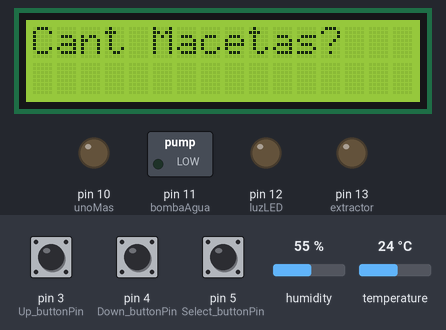
Simulated run of this sketch. Board: Arduino Uno, built with avr-gcc and run on an emulated ATmega328P. Parts: 16×2 character LCD, switched loads named in the sketch (green lamp = pin HIGH), output pins drawn as LEDs (lit = HIGH). Inputs (shaded band) come from the test bench; at power-on: pin 5 (Select_buttonPin) HIGH, pin 3 (Up_buttonPin) HIGH, pin 4 (Down_buttonPin) HIGH, humidity 55 %, temperature 24 °C. What the sketch prints to the serial monitor is not drawn.

Above: at 1.2 s.
1.3 s: pin 5 (Select_buttonPin) pulled LOW for 0.15 s
At 2.4 s:
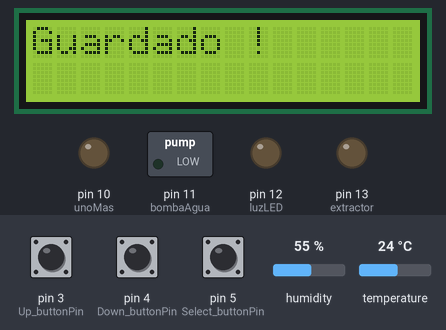
4.3 s: pin 5 (Select_buttonPin) pulled LOW for 1 s
At 4.8 s:
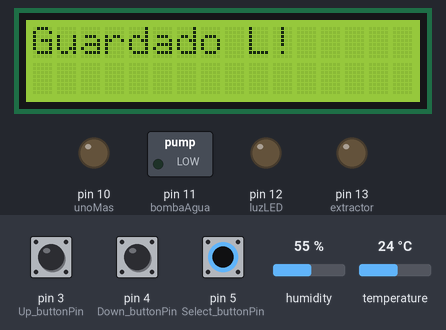
7.3 s: pin 3 (Up_buttonPin) pulled LOW for 0.15 s
At 8.4 s:
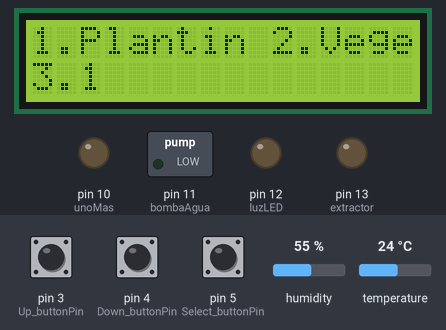
8.9 s: pin 5 (Select_buttonPin) pulled LOW for 0.15 s
At 9.3 s:
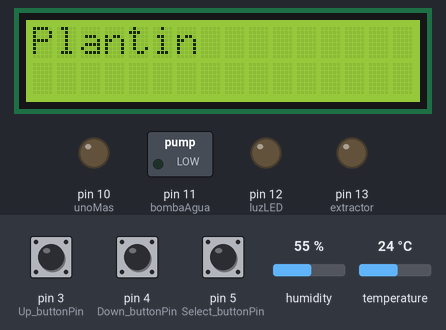
Timing chart, 0 to 11.9 s (numbered marks = the images above; inputs shaded):
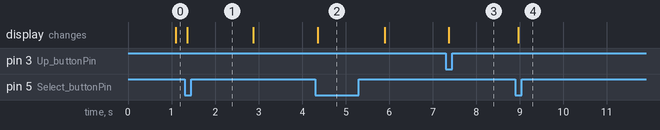

Measured:
- after the input at 1.3 s, the display: changes after 0.06 s (image 1)
- after the input at 4.3 s, the display: changes after 0.06 s (image 2)
- after the input at 7.3 s, the display: changes after 0.07 s (image 3)
- after the input at 8.9 s, the display: changes after 0.06 s (image 4)

The sketch:

sketch_feb19c.ino
```cpp
#include "DHT.h"
#include <Wire.h>
#include <LiquidCrystal_I2C.h>

LiquidCrystal_I2C lcd(0x27, 16, 2); // set the LCD address to 0x27 for a 16 chars and 2 line display

/*******************DHT22************************/
#define DHTPIN 2     // Digital pin connected to the DHT sensor
#define DHTTYPE DHT22   // DHT 22  (AM2302), AM2321
#define sensorTierra1 A0
#define sensorTierra2 A1
#define extractor 13
#define luzLED 12
#define bombaAgua 11
#define unoMas 10
DHT dht(DHTPIN, DHTTYPE);
/*******************DHT22************************/

/****************************************BOTONES**********************************************/
const int  Up_buttonPin   = 3;    // the pin that the pushbutton is attached to
const int  Down_buttonPin = 4;
const int  Select_buttonPin = 5;
int buttonPushCounter = 0;   // counter for the number of button presses

int up_buttonState = 0;         // current state of the up button
int up_lastButtonState = 0;     // previous state of the up button

int select_buttonState = 0;
int select_lastButtonState = 0;

int down_buttonState = 0;         // current state of the up button
int down_lastButtonState = 0;     // previous state of the up button

bool bPress = false;
bool SPress = false;
/****************************************BOTONES************************************************/

bool hayEEPROM = false;/****************modo debug**********************/
bool bienvenidaState = false;
bool sinMacetas = true;
bool sinLitrosMacetas = true;
bool etapaPlantaStatus = false;
int cantidadMacetas = 0;
int cantLitrosMacetas = 0;
int etapaPlanta = 3;
String stringEtapaPlanta = "as";

String temperaturaLCD = "";
String humedadLCD = "";
int tempAhora = 0;
int humAhora = 0;
int promTemps = 0;
int promHums = 0;

int humedadTierra1Ahora1 = 0;
int humedadTierra1Ahora2 = 0;
int promHumedadTierraAhora = 0;

//int datosEEPROM = 0;

/*****************************************************************************************/
/**********************************HUMEDADES Y TEMPERATURAS*******************************/
/*****************************************************************************************/

/**********************************MINIMA Y MAXIMA PARA PLANTIN*******************************/
/*DEFAULT*/
const int humedadMaxStandardPlantin = 70;
const int humedadMinStandardPlantin = 65;
const int tempMaxStandardPlantin = 25;
const int tempMinStandardPlantin = 20;

/*USUARIO*/
int humedadMaxUsuarioPlantin = 0;
int humedadMinUsuarioPlantin = 0;
int tempMaxUsuarioPlantin = 0;
int tempMinUsuarioPlantin = 0;
/**********************************MINIMA Y MAXIMA PARA VEGETATIVO*******************************/
/*DEFAULT*/
const int humedadMaxStandardVege = 70;
const int humedadMinStandardVege = 40;
const int tempMaxStandardVege = 28;
const int tempMinStandardVege = 22;

/*USUARIO*/
int humedadMaxUsuarioVege = 0;
int humedadMinUsuarioVege = 0;
int tempMaxUsuarioVege = 0;
int tempMinUsuarioVege = 0;
/**********************************MINIMA Y MAXIMA PARA FLORACION*******************************/
/*DEFAULT*/
const int humedadMaxStandardFlora = 50;
const int humedadMinStandardFlora = 40;
const int tempMaxStandardFlora = 26;
const int tempMinStandardFlora = 20;

/*USUARIO*/
int humedadMaxUsuarioFlora = 0;
int humedadMinUsuarioFlora = 0;
int tempMaxUsuarioFlora = 0;
int tempMinUsuarioFlora = 0;
/**********************************MINIMA Y MAXIMA PARA FLORA TARDIA*******************************/
/*DEFAULT*/
const int humedadMaxStandardFloraT = 40;
const int humedadMinStandardFloraT = 30;
const int tempMaxStandardFloraT = 24;
const int tempMinStandardFloraT = 18;

/*USUARIO*/
int humedadMaxUsuarioFloraT = 0;
int humedadMinUsuarioFloraT = 0;
int tempMaxUsuarioFloraT = 0;
int tempMinUsuarioFloraT = 0;
/*****************************************************************************************/
/******************************FIN HUMEDADES Y TEMPERATURAS*******************************/
/*****************************************************************************************/

/*****************************************************************************************/
/***************************************VOID LOOP*****************************************/
/*****************************************************************************************/

void setup() {
  Serial.begin(9600);
  pinMode( Up_buttonPin , INPUT_PULLUP);
  pinMode( Down_buttonPin , INPUT_PULLUP);
  pinMode( Select_buttonPin , INPUT_PULLUP);
  pinMode(sensorTierra1, INPUT);
  pinMode(sensorTierra2, INPUT);

  pinMode (extractor, OUTPUT);
  digitalWrite(extractor, LOW);
  pinMode (luzLED, OUTPUT);
  digitalWrite(luzLED, LOW);
  pinMode (bombaAgua, OUTPUT);
  digitalWrite(bombaAgua, LOW);
  pinMode (unoMas, OUTPUT);
  digitalWrite(unoMas, LOW);

  lcd.init();
  lcd.backlight();
  dht.begin();
}
/*****************************************************************************************/
/***************************************VOID SETUP*****************************************/
/*****************************************************************************************/

/*****************************************************************************************/
/***************************************VOID LOOP*****************************************/
/*****************************************************************************************/
void loop() {

  /***********************BIENVENIDA*************************/
  if (bienvenidaState == false) {
    bienvenida();
  }

  //datosEEPROM();


  while (hayEEPROM == false) { //chequear si hay datos almacenados en EEPROM
    cantidadDeMacetas();
    litrosMacetas();
    etapaDePlanta();
    hayEEPROM = true;
  }

  sensarTempYHumAire();
  sensarHumMacetas();
  hayQueRegar();
}
/*****************************************************************************************/
/******************************************VOID LOOP**************************************/
/*****************************************************************************************/


/*****************************************************************************************/
/************************************FUNCIONES********************************************/
/*****************************************************************************************/


/*bool datosEEPROM(){
  int datosEEPROM = read.EEPROM();
  }*/


void hayQueRegar() {
  if (promHumedadTierraAhora >= 700) {
    digitalWrite(bombaAgua, HIGH);
    Serial.println("Regando..");
    lcd.clear();
    lcd.print("Regando...");
    delay(10500);
    digitalWrite(bombaAgua, LOW);
  }
  else {
    Serial.println("Tierra humeda");
  }
}


int sensarHumMacetas() {
  int humedadTierra1Ahora1 = sensarTierra1();
  int humedadTierra1Ahora2 = sensarTierra2();
  promHumedadTierraAhora = (humedadTierra1Ahora1 + humedadTierra1Ahora2) / 2;
  Serial.println(promHumedadTierraAhora);
  return promHumedadTierraAhora;
}


int sensarTierra1() {
  int valorHumedad1 = analogRead(sensorTierra1);
  Serial.print(F("Humedad1: "));
  Serial.print(valorHumedad1);
  Serial.println("%");
  return valorHumedad1;
}

int sensarTierra2() {
  int valorHumedad2 = analogRead(sensorTierra2);
  Serial.print(F("Humedad2: "));
  Serial.print(valorHumedad2);
  Serial.println("%");
  return valorHumedad2;
}


/*********************************MOSTRAR TEMPERATURA**********************************************/
void mostrarTemperatura(int valor) {
  String temperaturaLCD = (String)"Temp: " + valor + "C";
  lcd.clear();
  lcd.setCursor(0, 0);
  lcd.print(temperaturaLCD);
}
/*********************************MOSTRAR TEMPERATURA**********************************************/

/*********************************MOSTRAR HUMEDAD**********************************************/
void mostrarHumedad(int valor) {
  String humedadLCD = (String)"Humedad: " + valor + "%";
  lcd.clear();
  lcd.setCursor(0, 1);
  lcd.print(humedadLCD);
}
/*********************************MOSTRAR HUMEDAD**********************************************/

/*********************************SENSAR TEMPERATURA**********************************************/


int sensarTempYHumAire() {
  int tempAhora = sensarTemperatura();
  mostrarTemperatura(tempAhora);

  int humAhora = sensarHumedad();
  mostrarHumedad(humAhora);
}

int sensarTemperatura() {
  delay(1500);
  float h = dht.readHumidity();
  // Read temperature as Celsius (the default)
  float t = dht.readTemperature();
  // Read temperature as Fahrenheit (isFahrenheit = true)
  float f = dht.readTemperature(true);

  // Compute heat index in Fahrenheit (the default)
  float hif = dht.computeHeatIndex(f, h);
  // Compute heat index in Celsius (isFahreheit = false)
  float hic = dht.computeHeatIndex(t, h, false);

  Serial.print(F("Temperatura: "));
  Serial.println(t);

  return t;
}
/*********************************SENSAR TEMPERATURA**********************************************/

/*********************************SENSAR HUMEDAD**********************************************/
int sensarHumedad() {
  delay(1500);
  float h = dht.readHumidity();
  // Read temperature as Celsius (the default)
  float t = dht.readTemperature();
  // Read temperature as Fahrenheit (isFahrenheit = true)
  float f = dht.readTemperature(true);

  // Compute heat index in Fahrenheit (the default)
  float hif = dht.computeHeatIndex(f, h);
  // Compute heat index in Celsius (isFahreheit = false)
  float hic = dht.computeHeatIndex(t, h, false);

  Serial.print(F("Humidity: "));
  Serial.println(h);

  return h;
}
/*********************************SENSAR HUMEDAD**********************************************/

/*********************************ETAPA DE PLANTA**********************************************/
int etapaDePlanta() {
  lcd.clear();
  lcd.print("1.Plantin 2.Vege");
  lcd.setCursor(0, 1);
  lcd.print("3.Flora 4.FloraT");
  etapaPlanta = botones();

  if (etapaPlanta == 1) {
    String stringEtapaPlanta = "Plantin";
    Serial.println(stringEtapaPlanta);
    Serial.println(etapaPlanta);
    lcd.clear();
    lcd.print(stringEtapaPlanta);
    delay(1500);
  }
  if (etapaPlanta == 2) {
    String stringEtapaPlanta = "Vegetativo";
    Serial.println(stringEtapaPlanta);
    Serial.println(etapaPlanta);
    lcd.clear();
    lcd.print(stringEtapaPlanta);
    delay(1500);
  }
  if (etapaPlanta == 3) {
    String stringEtapaPlanta = "Floracion";
    Serial.println(stringEtapaPlanta);
    Serial.println(etapaPlanta);
    lcd.clear();
    lcd.print(stringEtapaPlanta);
    delay(1500);
  }
  if (etapaPlanta == 4) {
    String stringEtapaPlanta = "Floracion T";
    Serial.println(stringEtapaPlanta);
    Serial.println(etapaPlanta);
    lcd.clear();
    lcd.print(stringEtapaPlanta);
    delay(1500);
  }
  return etapaPlanta;
}

/*********************************ETAPA DE PLANTA**********************************************/

/*********************************LITROS MACETAS**********************************************/
int litrosMacetas() {
  sinLitrosMacetas = false;
  lcd.clear();
  lcd.print("Litros Macetas?");
  int cantLitrosMacetas = botones();
  lcd.clear();
  lcd.print("Guardado L!");
  delay(1500);
  return cantLitrosMacetas;
}
/*********************************LITROS MACETAS**********************************************/

/*********************************CANTIDAD MACETAS**********************************************/
int cantidadDeMacetas() {
  sinMacetas == false;
  lcd.clear();
  lcd.print("Cant Macetas?");
  int cantidadMacetas = botones();
  lcd.clear();
  lcd.print("Guardado !");
  delay(1500);

  return cantidadMacetas;
}

/*********************************CANTIDAD MACETAS**********************************************/

/*********************************BIENVENIDOS**********************************************/
void bienvenida() {
  lcd.clear();
  lcd.print("***PLANTATE!!***");
  bienvenidaState = true;
  delay(1000);
  lcd.clear();
}
/*********************************BIENVENIDOS**********************************************/


/*********************************BOTONERA**********************************************/
int botones() {
  SPress = false;
  do {
    checkUp();
    checkDown();
    checkSelect();

    if (bPress == true) {
      bPress = false;
      lcd.setCursor(2, 1);
      lcd.print("               ");
      lcd.setCursor(2, 1);
      lcd.print(buttonPushCounter);
      //imprimir en pantalla la cantidad
    }
  } while (SPress == false);
  return buttonPushCounter;
}
/*********************************BOTONERA**********************************************/

/*****************************************************************************************/
/**************************************CONFIGURACION BOTONES******************************/
/*****************************************************************************************/

void checkSelect() {
  select_buttonState = digitalRead(Select_buttonPin);

  // compare the buttonState to its previous state
  if (select_buttonState != select_lastButtonState) {
    // if the state has changed, increment the counter
    if (select_buttonState == LOW) {
      SPress = true;
      // if the current state is HIGH then the button went from off to on:
      Serial.println("on");

    } else {
      // if the current state is LOW then the button went from on to off:
      Serial.println("off");
    }
    // Delay a little bit to avoid bouncing
    delay(50);
  }
  // save the current state as the last state, for next time through the loop
  select_lastButtonState = select_buttonState;
}

void checkUp()
{
  up_buttonState = digitalRead(Up_buttonPin);

  // compare the buttonState to its previous state
  if (up_buttonState != up_lastButtonState) {
    // if the state has changed, increment the counter
    if (up_buttonState == LOW) {
      bPress = true;
      // if the current state is HIGH then the button went from off to on:
      buttonPushCounter++;
      Serial.println("on");
      Serial.print("number of button pushes: ");
      Serial.println(buttonPushCounter);
    } else {
      // if the current state is LOW then the button went from on to off:
      Serial.println("off");
    }
    // Delay a little bit to avoid bouncing
    delay(50);
  }
  // save the current state as the last state, for next time through the loop
  up_lastButtonState = up_buttonState;
}
void checkDown()
{
  down_buttonState = digitalRead(Down_buttonPin);

  // compare the buttonState to its previous state
  if (down_buttonState != down_lastButtonState) {
    // if the state has changed, increment the counter
    if (down_buttonState == LOW) {
      bPress = true;
      // if the current state is HIGH then the button went from off to on:
      buttonPushCounter--;

      Serial.println("on");
      Serial.print("number of button pushes: ");
      Serial.println(buttonPushCounter);
    } else {
      // if the current state is LOW then the button went from on to off:
      Serial.println("off");
    }
    // Delay a little bit to avoid bouncing
    delay(50);
  }
  // save the current state as the last state, for next time through the loop
  down_lastButtonState = down_buttonState;
}
```
